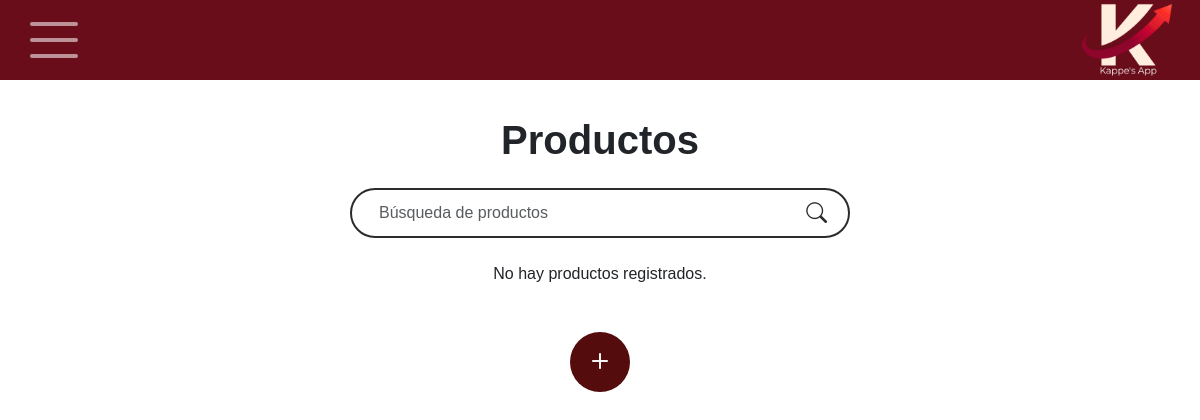
/inventario/, run on an earlier commit of the app's database.
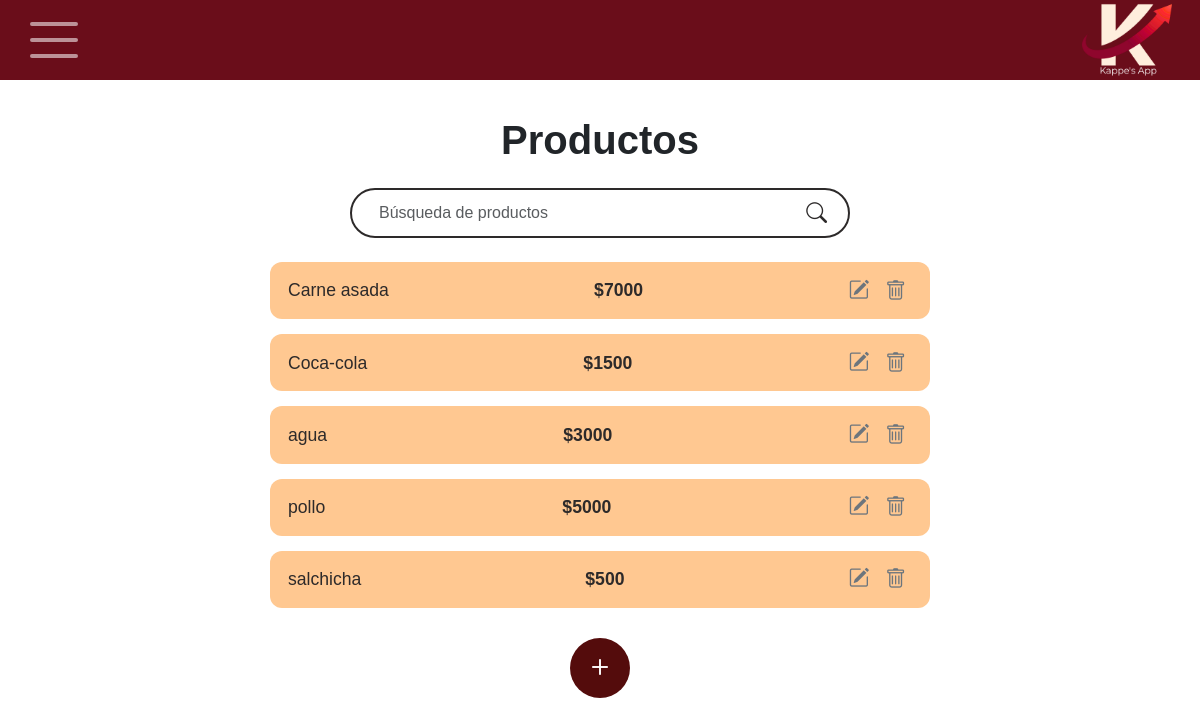
And on a later commit of the database.
### principal/models/producto.py (models this page shows, shortened)
class Producto(models.Model):
    id_producto = models.AutoField(primary_key=True)
    nombre = models.CharField(max_length=100)
    descripcion = models.TextField(blank=True)
    precio = models.DecimalField(max_digits=10, decimal_places=2)

### principal/views/views_inventario.py (the view)
# urls.py: path('inventario/', views_inventario.inventario, name='inventario'),
def inventario(request):
    query = request.GET.get('q')
    if query:
        productos = Producto.objects.filter(nombre__icontains=query)
    else:
        productos = Producto.objects.all()
    return render(request, 'inventario.html', {'productos': productos})

### templates/inventario.html (shortened to what this page needs)
{% extends "base.html" %}
{% load static %}
{% block extra_css %}
<link rel="stylesheet" href="{% static 'css/inventario.css' %}">
{% endblock %}
{% block content %}
<div class="inventario-container">
    <h1 class="fw-bold mb-4 text-center">Productos</h1>
<form method="get" action="{% url 'inventario' %}" class="search-bar mb-4">
    <input type="text" name="q" class="form-control" placeholder="Búsqueda de productos" value="{{ request.GET.q|default:'' }}">
    <button type="submit" class="btn-search">
        <i class="bi bi-search"></i>
    </button>
</form>
    <div class="productos-list">
        {% for producto in productos %}
        <div class="producto-item">
            <span class="nombre">{{ producto.nombre }}</span>
            <span class="precio">${{ producto.precio|floatformat:0 }}</span>
            <div class="acciones">
                <a href="{% url 'editar_producto' producto.id_producto %}" class="accion editar">
                    <i class="bi bi-pencil-square"></i>
                </a>
                <form action="{% url 'eliminar_producto' producto.id_producto %}" method="post" style="display:inline;">
                    <button type="submit" class="accion eliminar"
                        onclick="return confirm('¿Seguro que deseas eliminar este producto?');">
                        <i class="bi bi-trash"></i>
                    </button>
                </form>
            </div>
        </div>
        {% empty %}
        <p class="text-center">No hay productos registrados.</p>
        {% endfor %}
    </div>
        <div class="add-btn-container">
            <a href="{% url 'productos' %}" class="btn-add">
                <i class="bi bi-plus"></i>
            </a>
        </div>
</div>
{% endblock %}

What changed in the data, as far as the page shows it:
added Producto: nombre "Carne asada", precio "7000"
added Producto: nombre "Coca-cola", precio "1500"
added Producto: nombre "agua", precio "3000"
added Producto: nombre "pollo", precio "5000"
added Producto: nombre "salchicha", precio "500"
Also different on the page:
text no longer shown: "No hay productos registrados."
